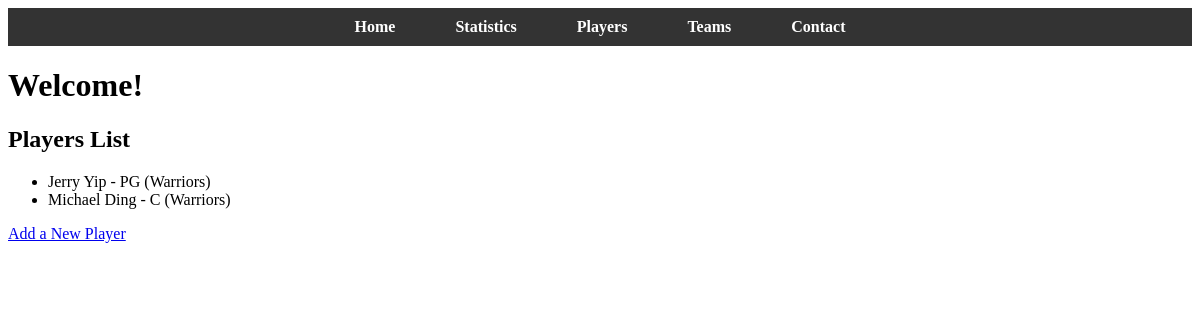
Before: / with the older database file.
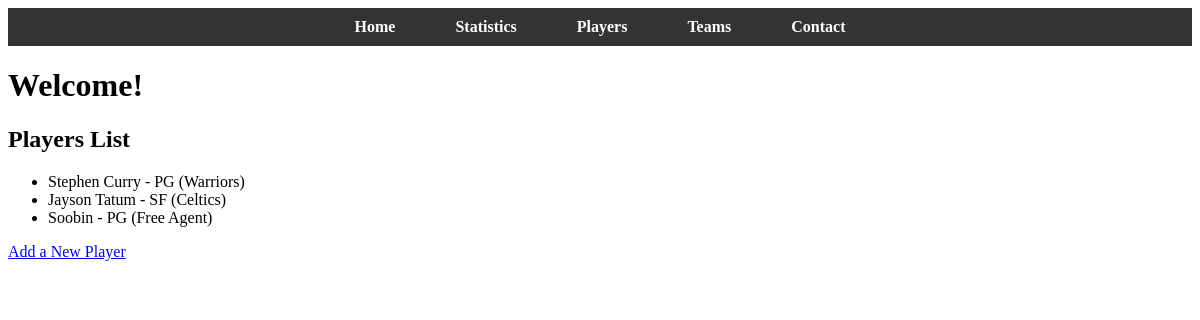
After: the same page with the newer database file.
### app.py (models this page shows)
class Player(db.Model):
    player_id = db.Column(db.Integer, primary_key=True)
    name = db.Column(db.String(100), nullable=False)
    team_name = db.Column(db.String, db.ForeignKey('team.team_name'), nullable=False)
    position = db.Column(db.String(50))
    height = db.Column(db.String(10))

### app.py (the view)
@app.route('/')
def home():
    players = Player.query.all()  # Retrieve all players
    return render_template('index.html', players=players)

### templates/index.html (shortened to what this page needs)
<!DOCTYPE html>
<html lang="en">
  <head>
    <link
      rel="stylesheet"
      href="{{ url_for('static', filename='css/styles.css') }}"
    />
  </head>
  <body>
    <header>
      <nav>
        <ul>
          <li><a href="/">Home</a></li>
          <li><a href="/statistics">Statistics</a></li>
          <li><a href="/players">Players</a></li>
          <li><a href="/teams">Teams</a></li>
          <li><a href="/contact">Contact</a></li>
        </ul>
      </nav>
    </header>
    <main>
      <h1>{{ heading | default("Welcome!") }}</h1>
      <h2>Players List</h2>
      <ul>
        {% for player in players %}
        <li>
          {{ player.name }} - {{ player.position }} ({{ player.team_name }})
        </li>
        {% else %}
        <li>No players found.</li>
        {% endfor %}
      </ul>
      <a href="/add">Add a New Player</a>
    </main>
  </body>
</html>

Changed rows visible on the page:
changed Player "Warriors": name "Jerry Yip" → "Stephen Curry"
changed Player: name "Michael Ding" → "Jayson Tatum"; position "C" → "SF"; team_name "Warriors" → "Celtics"
added Player: name "Soobin", position "PG", team_name "Free Agent"
